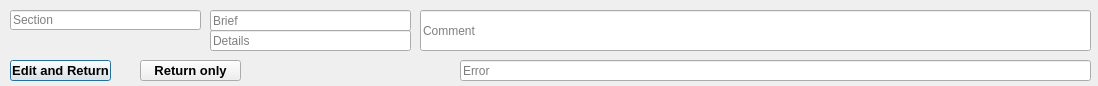
<?xml version="1.0" encoding="UTF-8"?>
<ui version="4.0">
 <class>Dialog</class>
 <widget class="QDialog" name="Dialog">
  <property name="geometry">
   <rect>
    <x>0</x>
    <y>0</y>
    <width>1098</width>
    <height>86</height>
   </rect>
  </property>
  <property name="windowTitle">
   <string>Dialog</string>
  </property>
  <widget class="QPushButton" name="T3_Edit_Com_Add_but">
   <property name="geometry">
    <rect>
     <x>10</x>
     <y>60</y>
     <width>101</width>
     <height>21</height>
    </rect>
   </property>
   <property name="font">
    <font>
     <pointsize>10</pointsize>
     <weight>75</weight>
     <bold>true</bold>
    </font>
   </property>
   <property name="text">
    <string>Edit and Return</string>
   </property>
  </widget>
  <widget class="QLineEdit" name="T3_Edit_Com_Sec_le">
   <property name="geometry">
    <rect>
     <x>10</x>
     <y>10</y>
     <width>191</width>
     <height>20</height>
    </rect>
   </property>
   <property name="readOnly">
    <bool>false</bool>
   </property>
   <property name="placeholderText">
    <string>Section</string>
   </property>
  </widget>
  <widget class="QLineEdit" name="T3_Edit_Com_Comment_le">
   <property name="geometry">
    <rect>
     <x>420</x>
     <y>10</y>
     <width>671</width>
     <height>41</height>
    </rect>
   </property>
   <property name="placeholderText">
    <string>Comment</string>
   </property>
  </widget>
  <widget class="QLineEdit" name="T3_Edit_Com_Brief_le">
   <property name="geometry">
    <rect>
     <x>210</x>
     <y>10</y>
     <width>201</width>
     <height>21</height>
    </rect>
   </property>
   <property name="placeholderText">
    <string>Brief</string>
   </property>
  </widget>
  <widget class="QLineEdit" name="T3_Edit_Com_Error_le">
   <property name="geometry">
    <rect>
     <x>460</x>
     <y>60</y>
     <width>631</width>
     <height>21</height>
    </rect>
   </property>
   <property name="placeholderText">
    <string>Error</string>
   </property>
  </widget>
  <widget class="QLineEdit" name="T3_Edit_Com_Details_le">
   <property name="geometry">
    <rect>
     <x>210</x>
     <y>30</y>
     <width>201</width>
     <height>21</height>
    </rect>
   </property>
   <property name="placeholderText">
    <string>Details</string>
   </property>
  </widget>
  <widget class="QPushButton" name="T3_Edit_Com_Return_but">
   <property name="geometry">
    <rect>
     <x>140</x>
     <y>60</y>
     <width>101</width>
     <height>21</height>
    </rect>
   </property>
   <property name="font">
    <font>
     <pointsize>10</pointsize>
     <weight>75</weight>
     <bold>true</bold>
    </font>
   </property>
   <property name="text">
    <string>Return only</string>
   </property>
  </widget>
 </widget>
 <resources/>
 <connections/>
</ui>
